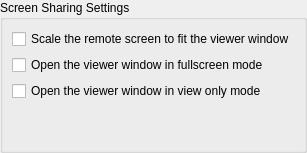
      <widget class="QWidget" name="screen_sharing_page">
       <layout class="QVBoxLayout" name="screen_sharing_layout">
        <property name="leftMargin">
         <number>0</number>
        </property>
        <property name="topMargin">
         <number>0</number>
        </property>
        <property name="rightMargin">
         <number>0</number>
        </property>
        <property name="bottomMargin">
         <number>0</number>
        </property>
        <item>
         <widget class="QGroupBox" name="screen_sharing_group_box">
          <property name="title">
           <string>Screen Sharing Settings</string>
          </property>
          <layout class="QGridLayout" name="screen_sharing_box_layout">
           <item row="1" column="0">
            <widget class="QCheckBox" name="screen_sharing_fullscreen_button">
             <property name="text">
              <string>Open the viewer window in fullscreen mode</string>
             </property>
            </widget>
           </item>
           <item row="3" column="0">
            <spacer name="screen_sharing_spacer">
             <property name="orientation">
              <enum>Qt::Vertical</enum>
             </property>
             <property name="sizeHint" stdset="0">
              <size>
               <width>20</width>
               <height>40</height>
              </size>
             </property>
            </spacer>
           </item>
           <item row="0" column="0">
            <widget class="QCheckBox" name="screen_sharing_scale_button">
             <property name="text">
              <string>Scale the remote screen to fit the viewer window</string>
             </property>
            </widget>
           </item>
           <item row="2" column="0">
            <widget class="QCheckBox" name="screen_sharing_viewonly_button">
             <property name="text">
              <string>Open the viewer window in view only mode</string>
             </property>
            </widget>
           </item>
          </layout>
         </widget>
        </item>
       </layout>
      </widget>
